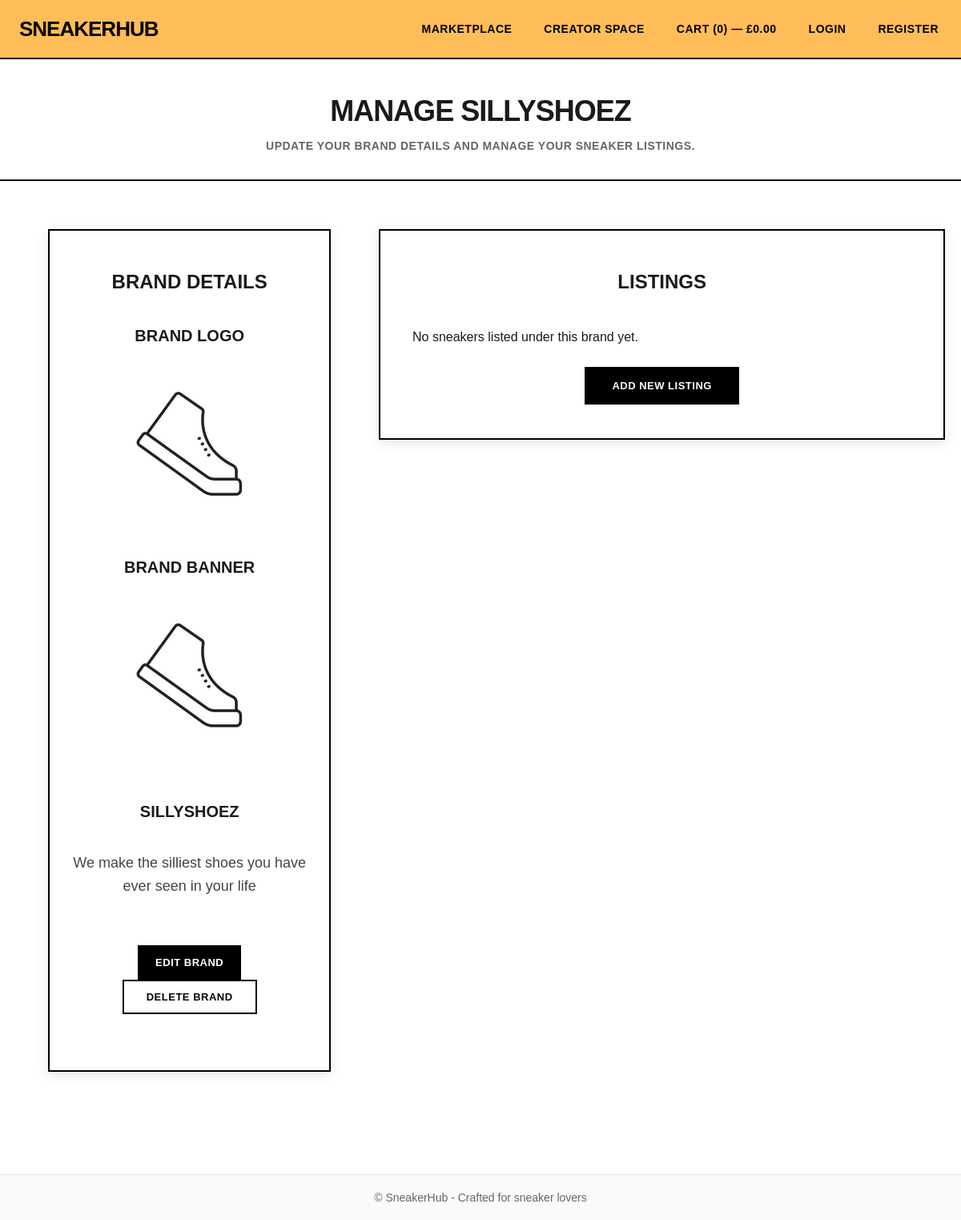
The page /creatorspace/brand/manage/1/ on the database as committed earlier.
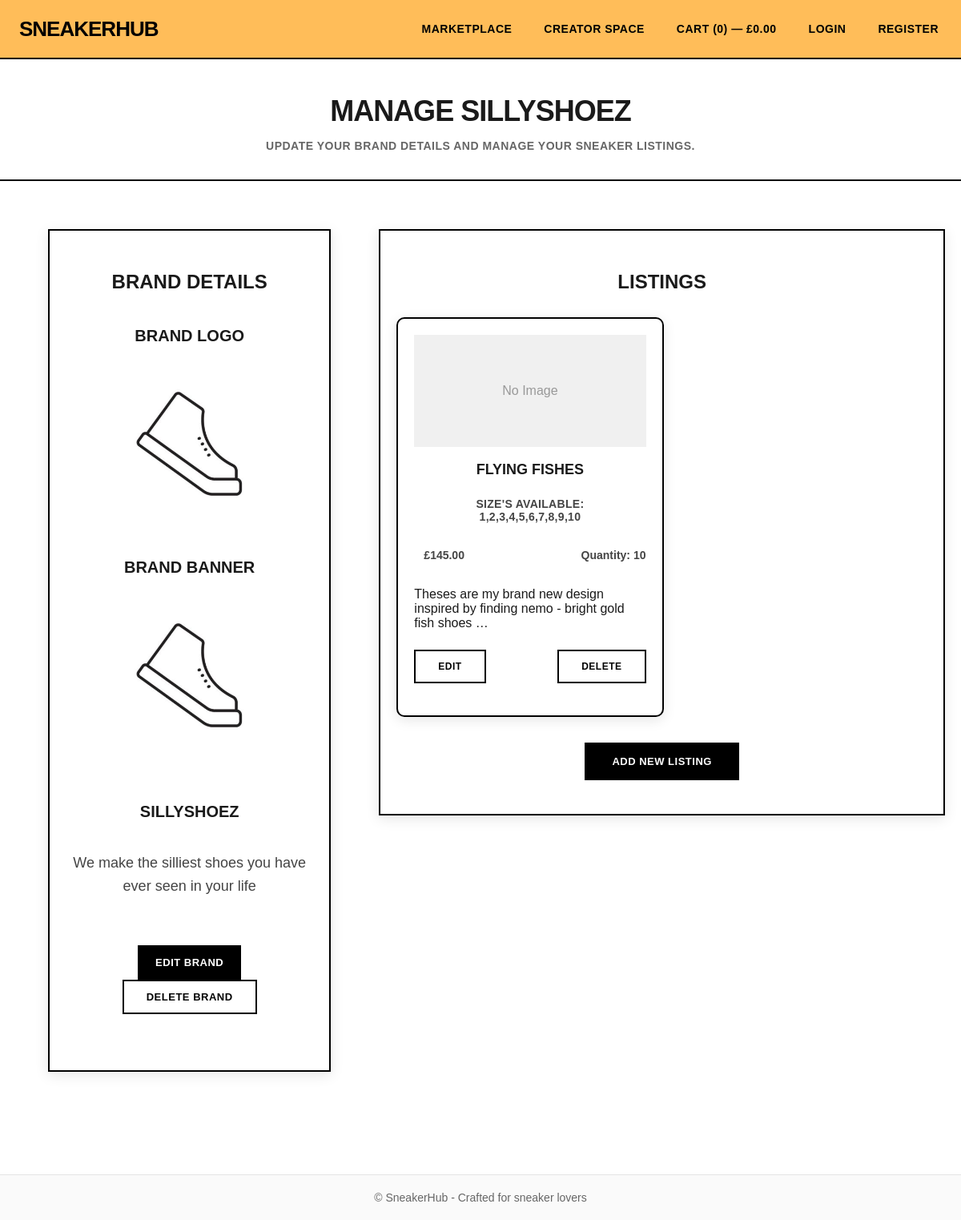
The same page on the database as committed later.
### creatorspace/models.py (models this page shows, shortened)
class BrandProducts(models.Model):
    brand = models.ForeignKey(Brand, on_delete=models.CASCADE, related_name='products')
    product_name = models.CharField(max_length=200)
    product_description = models.TextField()
    product_image = models.ImageField(upload_to='brand_products/', null=True, blank=True)
    product_sizes = models.TextField()
    product_price = models.DecimalField(max_digits=10, decimal_places=2)
    quantity = models.PositiveIntegerField(default=0)
    created_at = models.DateTimeField(auto_now_add=True)
    updated_at = models.DateTimeField(auto_now=True)
    release_date = models.DateField(null=True, blank=True)
    is_active = models.BooleanField(default=True)

### creatorspace/views.py (the view)
# urls.py: path('brand/manage/<int:brand_id>/', views.manageBrandView, name='manage_brand'),
def manageBrandView(request, brand_id):
    brand = Brand.objects.get(id=brand_id)
    brand_products = BrandProducts.objects.filter(brand_id=brand_id)
    context = {
        'brand': brand,
        'brand_products': brand_products,
    }
    return render(request, 'creatorspace/managebrand.html', context)

### cart/context_processors.py (called while the page is built, shortened)
def cart_totals(request):
    cart = request.session.get('cart', {})
    count = 0
    total = 0.0
    return {'cart': {'count': count, 'total': total}}

### creatorspace/context_processors.py (called while the page is built)
def isBrandOwner(request):
    user = request.user
    isBrand = False
    if user.is_authenticated:
        brandCheck = Brand.objects.filter(owner=user).exists()
        if brandCheck:
            isBrand = True
    return {
        'isBrand': isBrand
    }

### creatorspace/templates/creatorspace/managebrand.html (shortened to what the changed rows need)
{% extends "base.html" %}
{% load static %}
{% block content %}
<div class="manage-brand-header">
    <h1>Manage {{ brand.brand_name }}</h1>
</div>
<section class="manage-brand-section">
    <div class="container">
        <div class="manage-brand-grid">
            <div class="manage-brand-column-left">
                <div class="manage-brand-card">
                    <h2>Brand Details</h2>
                </div>
            </div>
            <div class="manage-brand-column-right">
                <div class="manage-brand-card">
                    <h2>Listings</h2>
                    <div class="manage-brand-listings">
                        {% if brand_products %}
                            {% for sneaker in brand_products %}
                            <div class="manage-brand-listing-item">
                                {% if sneaker.product_image %}
                                    <img src="{{ sneaker.product_image.url }}" alt="{{ sneaker.product_name }}" class="listing-thumb">
                                {% else %}
                                    <div class="listing-thumb-placeholder">No Image</div>
                                {% endif %}
                                <div class="listing-info">
                                    <h3>{{ sneaker.product_name }}</h3>
                                    <p class="listing-size">Size's available: {{ sneaker.product_sizes }}</p>
                                    <div class="brand-listing-row">
                                        <p class="listing-price">£{{ sneaker.product_price }}</p>
                                        <p class="listing-quantity">Quantity: {{ sneaker.quantity }}</p>
                                    </div>
                                    <p class="listing-description">{{ sneaker.product_description|truncatewords:15 }}</p>
                                </div>
                                <div class="listing-actions">
                                    <a href="" class="btn-secondary">Edit</a>
                                    <a href="" class="btn-secondary">Delete</a>
                                </div>
                            </div>
                            {% endfor %}
                        {% else %}
                            <p class="no-data">No sneakers listed under this brand yet.</p>
                        {% endif %}
                    </div>
                </div>
            </div>
        </div>
    </div>
</section>
{% endblock %}

Rows that differ between the two databases and show on the page:
added BrandProducts: product_image "No Image", product_name "FLYING FISHES", product_sizes "1,2,3,4,5,6,7,8,9,10", product_price "145.00", quantity "10", product_description "Theses are my brand new design inspired by finding nemo - bright gold fish shoes …"
Other text that changed with them:
text no longer shown: "No sneakers listed under this brand yet."
